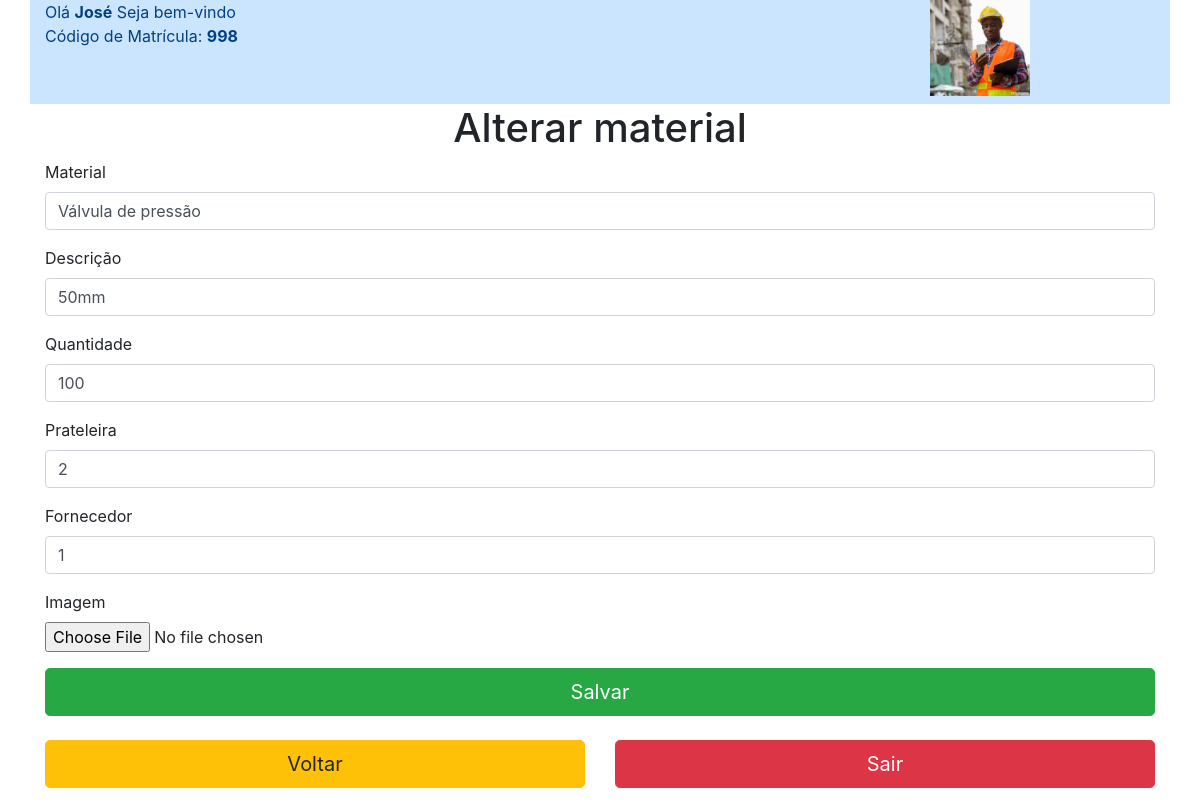
Screenshot of /editar.php?id=2 (signed in) with the database file from the repository.
### tables this page shows
CREATE TABLE `material` (
  `id_material` int(4) NOT NULL AUTO_INCREMENT,
  `nome_material` varchar(50) NOT NULL,
  `desc_material` varchar(300) NOT NULL,
  `qtde_estoque` int(11) DEFAULT NULL,
  `id_prat_fk` int(4) NOT NULL,
  `id_forn_fk` int(4) NOT NULL,
  `imagem` varchar(100) DEFAULT NULL,
  PRIMARY KEY (`id_material`),
  KEY `id_prat_fk` (`id_prat_fk`),
  KEY `id_forn_fk` (`id_forn_fk`),
  CONSTRAINT `MATERIAL_ibfk_1` FOREIGN KEY (`id_prat_fk`) REFERENCES `prateleira` (`id_prat`),
  CONSTRAINT `MATERIAL_ibfk_2` FOREIGN KEY (`id_forn_fk`) REFERENCES `fornecedor` (`id_forn`)
);

### App/Model/conexao.php (called while the page is built, shortened)
<?php
class Conexao{
	private static $instance;
	public static function getConn(){
		if(!isset(self::$instance)):
			self::$instance = new \PDO('mysql:host=localhost; dbname=db_ccmed; charset=utf8', 'root', '');
		endif;
		return self::$instance;
	}
}
 ?>

### App/Model/MaterialDao.php (called while the page is built, shortened)
<?php
class MaterialDao{
	public function editar_material(){
		$id = $_GET['id'];
		$sql = 'SELECT * FROM MATERIAL WHERE id_material = ?';
		$stmt = Conexao::getConn()->prepare($sql);
		$stmt->bindValue(1, $id);
		$stmt->execute();
		$resultado = $stmt->fetchAll(\PDO::FETCH_ASSOC);
		return $resultado;
	}
}
 ?>

### editar.php (the view, shortened to what this page needs)
<?php
$materialDao = new \App\Model\MaterialDao();
$FornecedorDao = new \App\Model\FornecedorDao;
$usuarioDao = new \App\Model\UsuarioDao;
foreach ($materialDao->editar_material() as $editar);
if (!isset($_SESSION['id_usuario'])) {
    session_destroy();
    header("location:login.php");
} else {
    echo
        $usuarioDao->mostrarSessao();
}
?>
<!DOCTYPE html>
<html lang="pt-br">
<head>
    <link rel="stylesheet" href="https://stackpath.bootstrapcdn.com/bootstrap/4.5.2/css/bootstrap.min.css">
    <link href="custom.css" rel="stylesheet">
</head>
<body>
    <div class="container">
        <div class="row">
            <div class="container" style="display: flex; align-items: center; justify-content: center">
                <h1 class="">Alterar material</h1>
            </div>
        </div>
    </div>
    <div class="container">
        <div class="row">
            <div class="col-sm-12">
                <form class="mb-" action="<?php $_SERVER['PHP_SELF']; ?>" method="POST" enctype="multipart/form-data">
                    <div class="form-group">
                        <label for="nome">Material</label>
                        <input type="text" class="form-control" id="nome" name="nome_material_edit" placeholder="Digite o nome do material" value="<?= $editar['nome_material']; ?>">
                    </div>
                    <div class="form-group">
                        <label for="descricao">Descrição</label>
                        <input type="text" class="form-control" name="desc_material_edit" placeholder="descricao" value="<?= $editar['desc_material']; ?>" required>
                    </div>
                    <div class="form-group">
                        <label for="descricao">Quantidade</label>
                        <input type="number" class="form-control" id="quantidade" name="qtde_estoque_edit" placeholder="Quantidade" value="<?= $editar['qtde_estoque']; ?>" pattern="[0-9]+$" min="1" required>
                    </div>
                    <div class="form-group">
                        <label for="descricao">Prateleira</label>
                        <input type="number" class="form-control" id="local" name="id_prat_fk_edit" placeholder="id prateleira" value="<?= $editar['id_prat_fk']; ?>" min="1" max="16" required>
                    </div>
                    <div class="form-group">
                        <?php
                        $array = $FornecedorDao->contar();
                        $max = implode(end($array));
                        ?>
                        <label for="descricao">Fornecedor</label>
                        <input type="number" class="form-control" id="local" name="id_forn_fk_edit" placeholder="id fornecedor" value="<?= $editar['id_forn_fk']; ?>" min="1" max="<?php echo $max; ?>" required>
                    </div>
                    <div class="form-group">
                        <label for="imagem">Imagem</label>
                        <input type="file" class="form-control-file" name="nome_imagem_edit">
                    </div>
                    <button type="submit" class="btn btn-success btn-block btn-lg mt-2" name="btnEditar">Salvar</button>
                </form>
            </div>
        </div>
    </div>
    <div class="container mt-2 mb-2">
		<div class="row">
			<div class="col-sm-6 col-6">
            <a href="index.php">
				<button  class="btn btn-warning btn-block btn-lg">Voltar</button>
            </a>
            </div>
            <div class="col-sm-6 col-6">
            <form method = "POST">
				<a href="login.php">
					<button class="btn btn-danger btn-block btn-lg " name="btnSair">Sair</button>
                </a>
            </form>
                </div>
			</div>
		</div>
</body>

### rows the page displays
material: nome_material_edit "Válvula de pressão", desc_material_edit "50mm", qtde_estoque_edit "100", id_prat_fk_edit "2", id_forn_fk_edit "1"

### other values shown
$_SESSION['nome'] "José"
$_SESSION['matricula'] "998"
